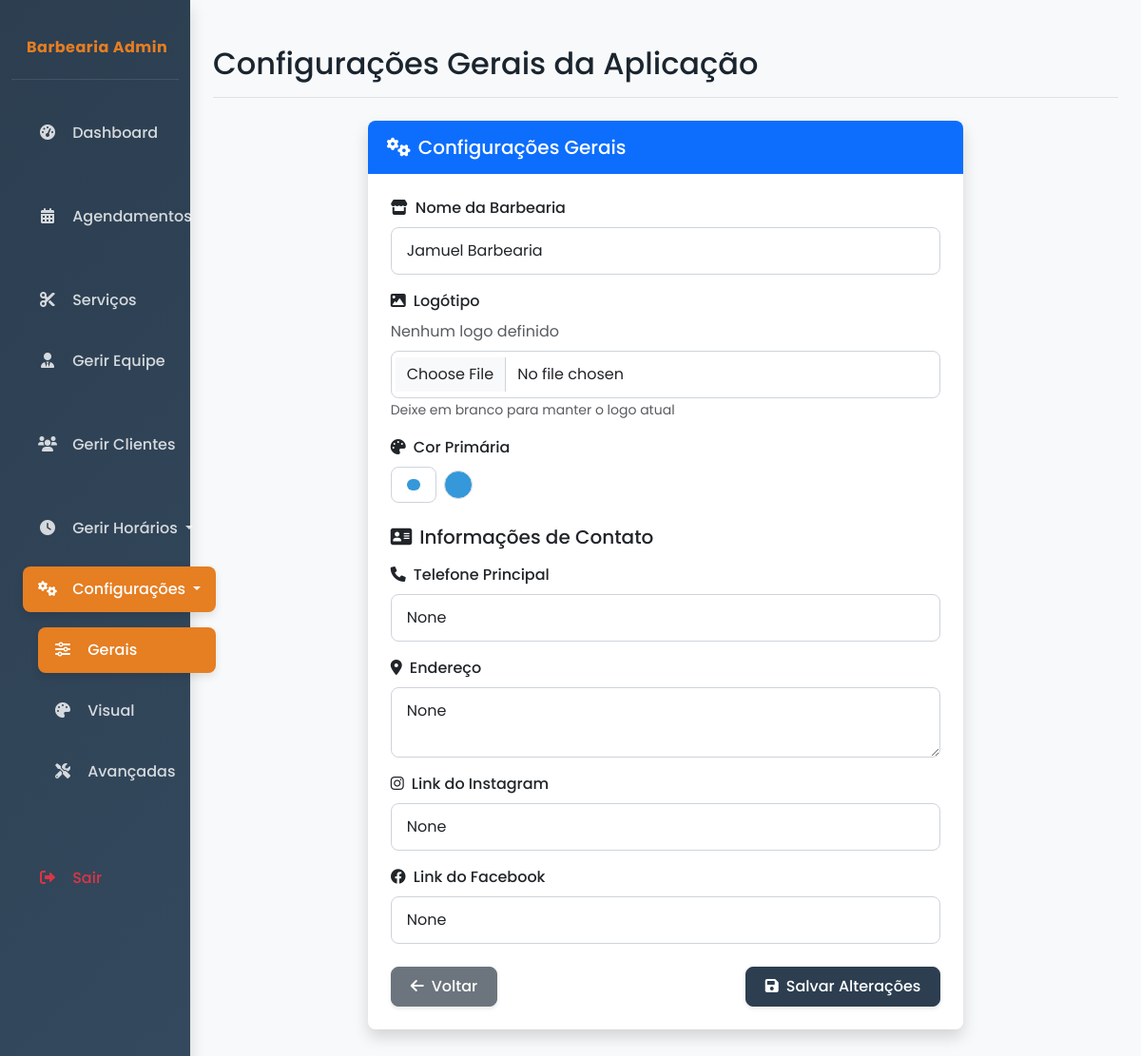
The app's page /admin/configuracoes/gerais (signed in) with its own data.
### app/app.py (models this page shows, shortened)
class Configuracao(db.Model):
    __tablename__ = 'configuracoes'
    id = db.Column(db.Integer, primary_key=True)
    nome_barbearia = db.Column(db.String(100), default="Barbearia App", nullable=False)
    logo_url = db.Column(db.String(255), nullable=True)
    cor_primaria = db.Column(db.String(7), default="#3498db", nullable=False)
    cor_secundaria = db.Column(db.String(7), default="#2c3e50", nullable=True)
    favicon_url = db.Column(db.String(255), nullable=True)
    telefone = db.Column(db.String(20), nullable=True)
    endereco = db.Column(db.Text, nullable=True)
    link_instagram = db.Column(db.String(255), nullable=True)
    link_facebook = db.Column(db.String(255), nullable=True)
    antecedencia_minima_horas = db.Column(db.Integer, default=2, nullable=True)
    janela_maxima_dias = db.Column(db.Integer, default=30, nullable=True)

### app/app.py (the view, shortened to what this page needs)
@app.route('/admin/configuracoes/gerais', methods=['GET', 'POST'])
def admin_config_gerais():
    if 'admin_id' not in session:
        flash('Por favor, faça login para acessar esta página.', 'warning')
        return redirect(url_for('login'))
    config = Configuracao.query.first()
    return render_template('admin_config_gerais.html', config=config)

### app/app.py (called while the page is built)
@login_manager.user_loader
def load_user(user_id):
    return UsuarioAdmin.query.get(int(user_id))

### app/templates/admin_config_gerais.html (shortened to what this page needs)
{% extends "admin_base.html" %}
{% block header %}Configurações Gerais da Aplicação{% endblock %}
{% block content %}
<div class="row">
    <div class="col-md-8 mx-auto">
        <div class="card fade-in">
            <div class="card-header bg-primary text-white">
                <h5 class="card-title mb-0"><i class="fas fa-cogs me-2"></i>Configurações Gerais</h5>
            </div>
            <div class="card-body">
                <form action="{{ url_for('admin_config_gerais') }}" method="POST" enctype="multipart/form-data">
                    <div class="mb-3">
                        <label for="nome_barbearia" class="form-label"><i class="fas fa-store me-1"></i> Nome da Barbearia</label>
                        <input type="text" class="form-control" id="nome_barbearia" name="nome_barbearia" value="{{ config.nome_barbearia }}" required>
                    </div>
                    <div class="mb-3">
                        <label for="logo" class="form-label"><i class="fas fa-image me-1"></i> Logótipo</label>
                        <div class="d-flex align-items-center mb-2">
                            {% if config.logo_url %}
                            <img src="{{ config.logo_url }}" alt="Logo atual" class="me-3" style="max-height: 50px;">
                            <span class="text-muted">Logo atual</span>
                            {% else %}
                            <span class="text-muted">Nenhum logo definido</span>
                            {% endif %}
                        </div>
                        <input type="file" class="form-control" id="logo" name="logo" accept="image/*">
                        <small class="text-muted">Deixe em branco para manter o logo atual</small>
                    </div>
                    <div class="mb-3">
                        <label for="cor_primaria" class="form-label"><i class="fas fa-palette me-1"></i> Cor Primária</label>
                        <div class="d-flex align-items-center">
                            <input type="color" class="form-control form-control-color" id="cor_primaria" name="cor_primaria" value="{{ config.cor_primaria }}" title="Escolha a cor primária">
                            <div class="color-preview ms-2" style="background-color: {{ config.cor_primaria }}"></div>
                        </div>
                    </div>
                    <h5 class="mt-4 mb-3"><i class="fas fa-address-card me-2"></i>Informações de Contato</h5>
                    <div class="mb-3">
                        <label for="telefone" class="form-label"><i class="fas fa-phone me-1"></i> Telefone Principal</label>
                        <input type="text" class="form-control" id="telefone" name="telefone" value="{{ config.telefone }}">
                    </div>
                    <div class="mb-3">
                        <label for="endereco" class="form-label"><i class="fas fa-map-marker-alt me-1"></i> Endereço</label>
                        <textarea class="form-control" id="endereco" name="endereco" rows="2">{{ config.endereco }}</textarea>
                    </div>
                    <div class="mb-3">
                        <label for="link_instagram" class="form-label"><i class="fab fa-instagram me-1"></i> Link do Instagram</label>
                        <input type="url" class="form-control" id="link_instagram" name="link_instagram" value="{{ config.link_instagram }}" placeholder="https://instagram.com/sua_barbearia">
                    </div>
                    <div class="mb-4">
                        <label for="link_facebook" class="form-label"><i class="fab fa-facebook me-1"></i> Link do Facebook</label>
                        <input type="url" class="form-control" id="link_facebook" name="link_facebook" value="{{ config.link_facebook }}" placeholder="https://facebook.com/sua_barbearia">
                    </div>
                    <div class="d-flex justify-content-between btn-actions">
                        <a href="{{ url_for('admin_dashboard') }}" class="btn btn-secondary">
                            <i class="fas fa-arrow-left me-2"></i>Voltar
                        </a>
                        <button type="submit" class="btn btn-primary">
                            <i class="fas fa-save me-2"></i>Salvar Alterações
                        </button>
                    </div>
                </form>
            </div>
        </div>
    </div>
</div>
{% endblock %}

### app/templates/admin_base.html (style rules this page uses)
:root { --primary-color: #2c3e50; --secondary-color: #34495e; --accent-color: #e67e22; --light-color: #ecf0f1; --dark-color: #1a252f; --success-color: #2ecc71; --warning-color: #f39c12; --danger-color: #e74c3c; --info-color: #3498db; --border-radius: 0.5rem; --box-shadow: 0 0.5rem 1rem rgba(0, 0, 0, 0.15); --transition-speed: 0.3s; }
body { font-family: 'Poppins', sans-serif; background-color: #f8f9fa; color: var(--dark-color); overflow-x: hidden; }
.card { border: none; border-radius: var(--border-radius); box-shadow: var(--box-shadow); transition: transform var(--transition-speed) ease, box-shadow var(--transition-speed) ease; margin-bottom: 1.5rem; overflow: hidden; }
.card-header { font-weight: 600; border-bottom: none; padding: 1rem 1.25rem; }
.card-body { padding: 1.5rem; }
.btn { border-radius: var(--border-radius); font-weight: 500; padding: 0.5rem 1.25rem; transition: all var(--transition-speed) ease; box-shadow: 0 2px 4px rgba(0, 0, 0, 0.1); }
.btn-primary { background-color: var(--primary-color); border-color: var(--primary-color); }
.form-control, .form-select { border-radius: var(--border-radius); padding: 0.75rem 1rem; border: 1px solid #ced4da; transition: all var(--transition-speed) ease; }
.form-label { font-weight: 500; margin-bottom: 0.5rem; }
.fade-in { animation: fadeIn 0.5s ease-in-out; }
.slide-up { animation: slideUp 0.5s ease-in-out; }

### app/templates/admin_config_gerais.html (style rules this page uses)
.card { border-radius: var(--border-radius); transition: all 0.3s ease; box-shadow: var(--box-shadow); }
.card-header { border-top-left-radius: var(--border-radius); border-top-right-radius: var(--border-radius); display: flex; align-items: center; }
.card-header h5 { margin-bottom: 0; display: flex; align-items: center; }
.card-header h5 i { margin-right: 0.5rem; }
.color-preview { width: 30px; height: 30px; border-radius: 50%; display: inline-block; margin-left: 10px; border: 1px solid #ddd; }

### records on screen
Configuracao: nome_barbearia "Jamuel Barbearia", cor_primaria "#3498db", telefone "None", endereco "None", link_instagram "None", link_facebook "None"
